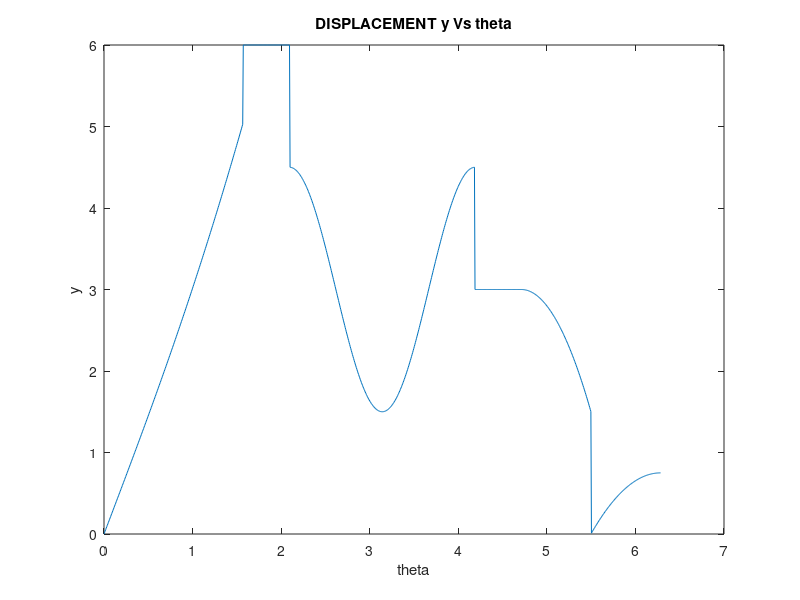

MATLAB code for this plot:
clc
clear all
close all

theta=linspace(0,2*pi,1000);
y=zeros(size(theta));
for i=1:length(theta)
    t=theta(i);
    if t>=0&&t<=pi/2
        y(i)=6*((2*t-0.5*sin(t))/pi);
    elseif t>pi/2 && t<=2*pi/3
        y(i)=6;
    elseif t>2*pi/3 && t<=4*pi/3
        y(i)=6-3*(1-0.5*cos(3*(t-2*pi/3)));
    elseif t>4*pi/3 && t<=3*pi/2
        y(i)=3;
    elseif t>3*pi/2 && t<=7*pi/4
        y(i)=3-1.5*((t-3*pi/2)/(pi/4))^2;
    elseif t>7*pi/4 && t<=2*pi
        y(i)=0.75-0.75*(1-(t-7*pi/4)/(pi/4))^2;
    end
end
figure;
plot(theta,y)
xlabel('theta')
ylabel('y')
title('DISPLACEMENT y Vs theta')
